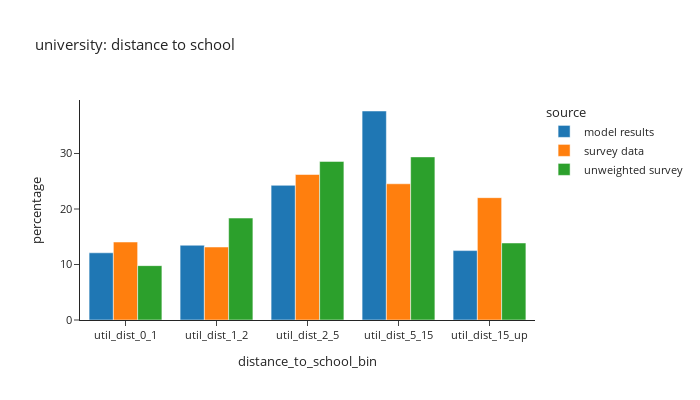
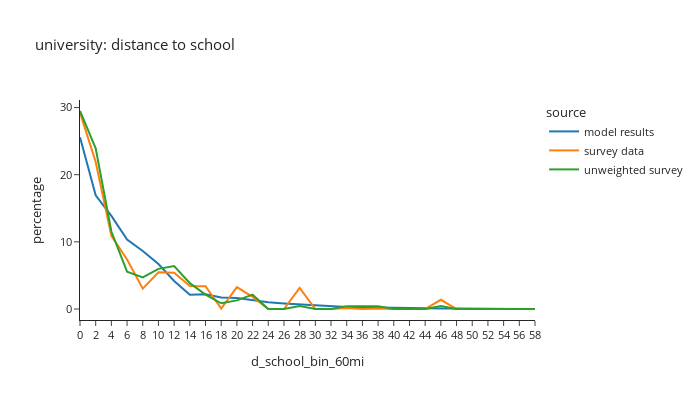

Notebook cell for these charts, in order:
### Code cell
# distance to school: university
plot_distance(per_data,'is_university',"university: distance to school")

### Figure 1 — Plotly figure (JSON) as saved in the notebook; plotly's stock layout.template omitted (floating-point values rounded to 4 significant figures)
{"data": [{"alignmentgroup": "True", "hovertemplate": "source=model results<br>distance_to_school_bin=%{x}<br>percentage=%{y}<extra></extra>", "legendgroup": "model results", "marker": {"color": "#1F77B4", "pattern": {"shape": ""}}, "name": "model results", "offsetgroup": "model results", "orientation": "v", "showlegend": true, "textposition": "auto", "type": "bar", "x": ["util_dist_0_1", "util_dist_1_2", "util_dist_2_5", "util_dist_5_15", "util_dist_15_up"], "xaxis": "x", "y": [12.11, 13.47, 24.26, 37.66, 12.5], "yaxis": "y"}, {"alignmentgroup": "True", "hovertemplate": "source=survey data<br>distance_to_school_bin=%{x}<br>percentage=%{y}<extra></extra>", "legendgroup": "survey data", "marker": {"color": "#FF7F0E", "pattern": {"shape": ""}}, "name": "survey data", "offsetgroup": "survey data", "orientation": "v", "showlegend": true, "textposition": "auto", "type": "bar", "x": ["util_dist_0_1", "util_dist_1_2", "util_dist_2_5", "util_dist_5_15", "util_dist_15_up"], "xaxis": "x", "y": [14.05, 13.15, 26.21, 24.54, 22.04], "yaxis": "y"}, {"alignmentgroup": "True", "hovertemplate": "source=unweighted survey<br>distance_to_school_bin=%{x}<br>percentage=%{y}<extra></extra>", "legendgroup": "unweighted survey", "marker": {"color": "#2CA02C", "pattern": {"shape": ""}}, "name": "unweighted survey", "offsetgroup": "unweighted survey", "orientation": "v", "showlegend": true, "textposition": "auto", "type": "bar", "x": ["util_dist_0_1", "util_dist_1_2", "util_dist_2_5", "util_dist_5_15", "util_dist_15_up"], "xaxis": "x", "y": [9.796, 18.37, 28.57, 29.39, 13.88], "yaxis": "y"}], "layout": {"barmode": "group", "font": {"size": 11}, "height": 400, "legend": {"title": {"text": "source"}, "tracegroupgap": 0}, "title": {"text": "university: distance to school"}, "width": 700, "xaxis": {"anchor": "y", "domain": [0.0, 1.0], "title": {"text": "distance_to_school_bin"}}, "yaxis": {"anchor": "x", "domain": [0.0, 1.0], "title": {"text": "percentage"}}}}

### Figure 2 — Plotly figure (JSON) as saved in the notebook; plotly's stock layout.template omitted (floating-point values rounded to 4 significant figures)
{"data": [{"hovertemplate": "source=model results<br>d_school_bin_60mi=%{x}<br>percentage=%{y}<extra></extra>", "legendgroup": "model results", "line": {"color": "#1F77B4", "dash": "solid"}, "marker": {"symbol": "circle"}, "mode": "lines", "name": "model results", "orientation": "v", "showlegend": true, "type": "scatter", "x": ["0", "2", "4", "6", "8", "10", "12", "14", "16", "18", "20", "22", "24", "26", "28", "30", "32", "34", "36", "38", "40", "42", "44", "46", "48", "50", "52", "54", "56", "58"], "xaxis": "x", "y": [25.59, 16.93, 13.87, 10.33, 8.647, 6.693, 4.18, 2.14, 2.191, 1.708, 1.642, 1.333, 1.007, 0.8342, 0.7051, 0.4944, 0.3647, 0.3098, 0.2425, 0.1877, 0.1222, 0.1384, 0.1066, 0.0611, 0.06172, 0.02805, 0.03554, 0.01372, 0.01434, 0.01247], "yaxis": "y"}, {"hovertemplate": "source=survey data<br>d_school_bin_60mi=%{x}<br>percentage=%{y}<extra></extra>", "legendgroup": "survey data", "line": {"color": "#FF7F0E", "dash": "solid"}, "marker": {"symbol": "circle"}, "mode": "lines", "name": "survey data", "orientation": "v", "showlegend": true, "type": "scatter", "x": ["0", "2", "4", "6", "8", "10", "12", "14", "16", "18", "20", "22", "24", "26", "28", "30", "32", "34", "36", "38", "40", "42", "44", "46", "48", "50", "52", "54", "56", "58"], "xaxis": "x", "y": [29.24, 21.89, 10.89, 7.369, 3.039, 5.469, 5.385, 3.411, 3.396, 0.05147, 3.261, 1.802, 0.0, 0.0, 3.143, 0.0, 0.0, 0.1614, 0.0151, 0.09296, 0.0, 0.0, 0.0, 1.374, 0.0, 0.0, 0.0, 0.0, 0.0, 0.0], "yaxis": "y"}, {"hovertemplate": "source=unweighted survey<br>d_school_bin_60mi=%{x}<br>percentage=%{y}<extra></extra>", "legendgroup": "unweighted survey", "line": {"color": "#2CA02C", "dash": "solid"}, "marker": {"symbol": "circle"}, "mode": "lines", "name": "unweighted survey", "orientation": "v", "showlegend": true, "type": "scatter", "x": ["0", "2", "4", "6", "8", "10", "12", "14", "16", "18", "20", "22", "24", "26", "28", "30", "32", "34", "36", "38", "40", "42", "44", "46", "48", "50", "52", "54", "56", "58"], "xaxis": "x", "y": [29.49, 23.93, 11.54, 5.556, 4.701, 5.983, 6.41, 3.846, 2.137, 0.8547, 1.282, 2.137, 0.0, 0.0, 0.4274, 0.0, 0.0, 0.4274, 0.4274, 0.4274, 0.0, 0.0, 0.0, 0.4274, 0.0, 0.0, 0.0, 0.0, 0.0, 0.0], "yaxis": "y"}], "layout": {"font": {"size": 11}, "height": 400, "legend": {"title": {"text": "source"}, "tracegroupgap": 0}, "title": {"text": "university: distance to school"}, "width": 700, "xaxis": {"anchor": "y", "domain": [0.0, 1.0], "title": {"text": "d_school_bin_60mi"}}, "yaxis": {"anchor": "x", "domain": [0.0, 1.0], "title": {"text": "percentage"}}}}
